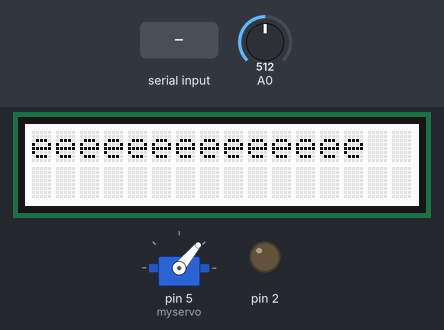
Recording of a sketch running on a simulated Arduino Uno, built with avr-gcc and run on an emulated ATmega328P. Shown: 16×2 character LCD, servo, output pins drawn as LEDs (lit = HIGH). Dashed ring = blinking. The inputs (shaded band) are chosen by the test bench; at power-on: A0 = 512.

Above: at 1.2 s.
1.3 s: "0" received over Serial
At 2.8 s:
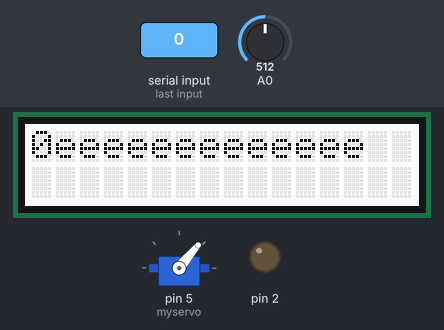
5.4 s: A0 set to 716
At 6.6 s:
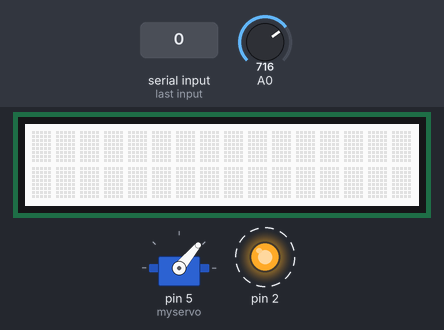
9.5 s: "1" received over Serial
At 10.5 s:
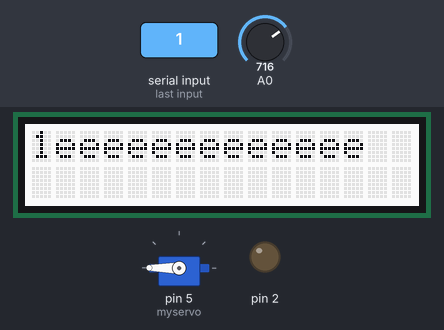
12.5 s: A0 set to 581
14.7 s: A0 set to 561
At 16.4 s:
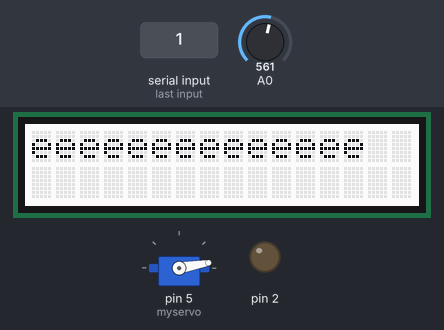
18.8 s: "2" received over Serial
At 20.5 s:
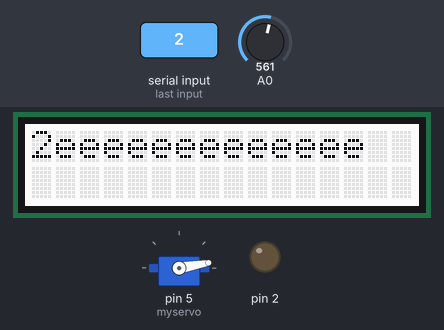
Timing chart, 0 to 22.0 s (numbered marks = the images above; inputs shaded):
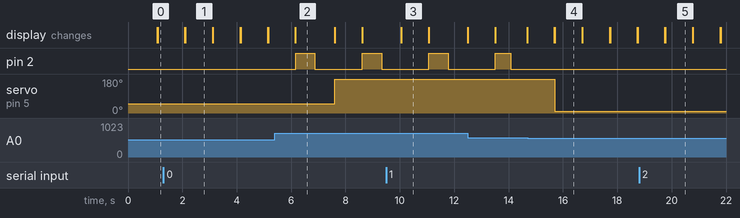

The sketch:

termometermaspantalla.ino
```cpp
#include <Servo.h>
#include <math.h>
#include <Wire.h>
#include "rgb_lcd.h"

rgb_lcd lcd;
Servo myservo;  // create servo object to control a servo
                // a maximum of eight servo objects can be created

int pos = 0;    // variable to store the servo position

int a;
float t;
int B=3975;                  //B value of the thermistor
float resistance;

void setup()
{
  pinMode(2, OUTPUT);
  lcd.begin(16,2);
  Serial.begin(9600);
  myservo.attach(5);  // attaches the servo on pin 9 to the servo object
}


void loop()
{
  a=analogRead(0);
  resistance=(float)(1023-a)*10000/a; //get the resistance of the sensor;
  t=1/(log(resistance/10000)/B+1/298.15)-273.15;//convert to temperature via datasheet ;

  //Serial.print("Current temperature is ");
  //Serial.println(t);

  if (t <=12) pos = 0;
  else if(t > 20 && t < 30)
  {
    pos = map(t,12,30,180,0);
  }
  else if (t>= 30){ pos = 180;
    digitalWrite(2, HIGH);
    delay(analogRead(0));
    digitalWrite(2, LOW);
    delay(analogRead(0));
  }
  else pos = 180;{
    myservo.write(pos);
  }
  //delay(1000);
  //Serial.println(t);
    // delay at the end of the full loop:
    //delay(1000);

  char aux[14];
  byte myByte;
    //String x = String(Serial.read());
  for(int i =0; i < 14;i++) {
    //myByte = Serial.read();
    //strcat(aux,byteToStringDictionary(myByte));
    //aux[i] = byteToStringDictionary(myByte);
    lcd.print(byteToStringDictionary(Serial.read()));
    //lcd.clear();
  }
  //lcd.print( aux );D

  delay(1000);
  lcd.clear();
  //strcpy(aux,"");
 }

  char byteToStringDictionary(int byteCode){
    char traduction;
    switch (byteCode) {
      case 48:
        traduction = '0';
        break;
      case 49:
        traduction = '1';
        break;
      case 50:
        traduction = '2';
        break;
      case 51:
        traduction = '3';
        break;
      case 52:
        traduction = '4';
        break;
      case 53:
        traduction = '5';
        break;
      case 54:
        traduction = '6';
        break;
      case 55:
        traduction = '7';
        break;
      case 56:
        traduction = '8';
        break;
      case 57:
        traduction = '9';
        break;
      case 84:
        traduction = 'T';
        break;
      case 32:
        traduction = ' ';
        break;
      default:
        traduction = 'e';
    }
    return traduction;
  }
```

Measured:
- the behaviour switches between 568 and 567 on A0 (found by bisection; images 3 and 4)
- after the input at 1.3 s, the display: first differs from a run without the input after 0.81 s (image 1)
- after the input at 5.4 s, pin 2: alternates HIGH for 0.72 s and LOW for 1.7 s, starting after 0.76 s; servo on pin 5 (myservo): 50° → 180° after 2.2 s
- after the input at 9.5 s, the display: changes after 0.56 s (image 3)
- after the input at 14.7 s, pin 2: stops changing and stays LOW; servo on pin 5 (myservo): 180° → 10° after 1.0 s
- after the input at 18.8 s, the display: first differs from a run without the input after 0.97 s (image 5)
- what the display in image 1 shows lasts 1.0 s, from 2.1 s to 3.1 s
